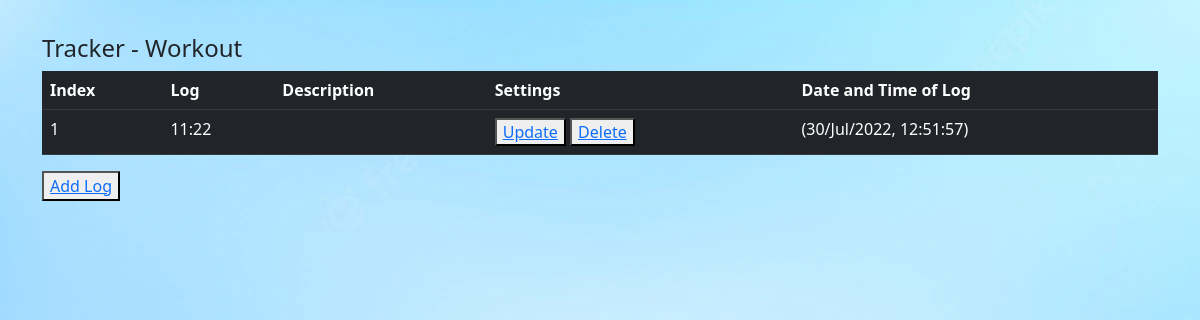
The app's page /home/3 (signed in) with its own data.
### database.py (models this page shows, shortened)
class Tracker(db.Model):
    user_id = db.Column(db.Integer,
                        db.ForeignKey('user.user_id'),
                        nullable=False)
    tracker_id = db.Column(db.Integer, primary_key=True, autoincrement=True)
    tracker_name = db.Column(db.String, nullable=False)
    description_tracker = db.Column(db.String, nullable=False)
    type = db.Column(db.String, nullable=False)
    logs = db.relationship("Log", cascade="all", backref="tracker")

class Log(db.Model):
    tracker_id = db.Column(db.Integer,
                           db.ForeignKey("tracker.tracker_id"),
                           nullable=False)
    log_id = db.Column(db.Integer, primary_key=True, autoincrement=True)
    log = db.Column(db.String, nullable=False)
    date_time = db.Column(db.DateTime, nullable=False)
    log_description = db.Column(db.String, nullable=False)

### main.py (the view)
@app.route('/home/<int:tracker_id>', methods=['GET', 'POST'])
@login_required
def tracker_view(tracker_id):
    t = db.session.query(Tracker.tracker_id).all()
    if (tracker_id, ) not in t:
        return error_page('No such tracker')
    track = Tracker.query.get(tracker_id)
    tlog = Log.query.filter(Log.tracker_id == Tracker.tracker_id).order_by(
        Log.date_time)
    return render_template('tracker_homepage.html', tracker=track)

### main.py (called while the page is built)
@login_manager.user_loader
def load_user(user_id):
    return User.query.get(user_id)

### templates/tracker_homepage.html (shortened to what this page needs)
<html>
  <head>
    <link href="https://cdn.jsdelivr.net/npm/bootstrap@5.2.0/dist/css/bootstrap.min.css" rel="stylesheet">
    <link rel="stylesheet" href="/static/main.css">
  </head>
  <body>
      <br>
      <div class="container">
     <h4>Tracker - {{tracker.tracker_name}}</h4>
     <table class="table table-dark">
      <thead>
        <tr>
          <th scope="col">
            Index
          </th>
          <th scope="col">
            Log
          </th>
          <th scope="col">
            Description
          </th>
          <th scope="col">
            Settings
          </th>
          <th scope="col">
            Date and Time of Log
          </th>
        </tr>
      </thead>
      <tbody>
          {% for tl in tracker.logs %}
          <tr>
            <td scope="row">{{loop.index}}</td>
            <td>{{tl.log}}</td>
            <td>{{tl.log_description}}</td>
            <td>
              <button type="button" value="edit"><a href="/log/{{tl.log_id}}/update">Update</a></button>
              <button type="button" value="delete"><a href="/log/{{tl.log_id}}/delete">Delete</a></button>
            </td>
            <td>{{tl.date_time.strftime('(%d/%b/%Y, %H:%M:%S)')}}</td>
          </tr>
          {% endfor %}
      </tbody>
    </table>
    <button type="button"><a  href="/home/{{tracker.tracker_id}}/log">Add Log</a></button>
      </div>
  </body>
</html>

### static/main.css (style rules this page uses)
body { background-image:url("background.jpg"); }

### templates/tracker_homepage.html (style rules this page uses)
div { margin-top: 10px; }

### records on screen
Tracker: tracker_name "Workout"
Log: log "11:22", date_time "(30/Jul/2022, 12:51:57)"
